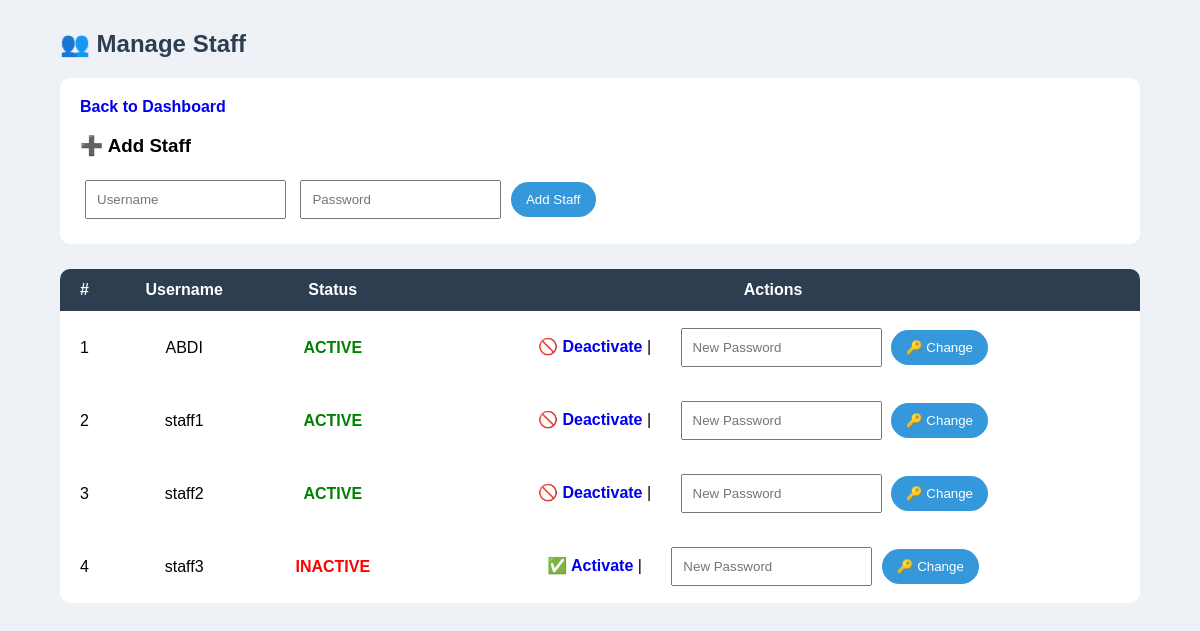
/manage_staff.php (signed in), run on the app's committed database.
### tables this page shows
CREATE TABLE `users` (
  `id` int(11) NOT NULL,
  `username` varchar(50) NOT NULL,
  `password` varchar(255) NOT NULL,
  `role` enum('admin','staff') NOT NULL DEFAULT 'staff',
  `created_at` timestamp NOT NULL DEFAULT current_timestamp(),
  `status` enum('active','inactive') NOT NULL DEFAULT 'active'
);

### manage_staff.php (the view, shortened to what this page needs)
<?php
include 'db.php';
$staff = $conn->query(
    "SELECT * FROM users WHERE role='staff' ORDER BY username"
);
?>
<!DOCTYPE html>
<html>
<head>
</head>
<body>
<div class="container">
<h2>👥 Manage Staff</h2>
<form method="POST">
    <a href="dashboard.php" class="btn-back">Back to Dashboard</a>
    <h3>➕ Add Staff</h3>
    <input type="text" name="username" placeholder="Username" required>
    <input type="password" name="password" placeholder="Password" required>
    <button name="add_staff">Add Staff</button>
</form>
<table>
<tr>
    <th>#</th>
    <th>Username</th>
    <th>Status</th>
    <th>Actions</th>
</tr>
<?php $i=1; while($row=$staff->fetch_assoc()): ?>
<tr>
    <td><?= $i++; ?></td>
    <td><?= $row['username']; ?></td>
    <td class="<?= $row['status']; ?>">
        <?= strtoupper($row['status']); ?>
    </td>
    <td>
        <a href="?toggle=<?= $row['id']; ?>">
            <?= $row['status']=='active' ? '🚫 Deactivate' : '✅ Activate'; ?>
        </a> |
        <form method="POST" style="display:inline;">
            <input type="password" name="new_password" placeholder="New Password" required>
            <button type="submit" name="change_password">🔑 Change</button>
        </form>
    </td>
</tr>
<?php endwhile; ?>
</table>
</div>
</body>
</html>

### manage_staff.php (style rules this page uses)
body { font-family: Arial; background:#eef2f7; margin:0; }
.container { width:90%; margin:30px auto; }
h2 { color:#2c3e50; }
form { background:white; padding:20px; border-radius:10px; margin-bottom:25px; }
input { padding:10px; margin:5px; }
button { padding:10px 15px; border:none; border-radius:20px; background:#3498db; color:white; cursor:pointer; }
table { width:100%; background:white; border-collapse:collapse; border-radius:10px; overflow:hidden; }
th { background:#2c3e50; color:white; padding:12px; }
td { padding:12px; text-align:center; }
.active { color:green; font-weight:bold; }
.inactive { color:red; font-weight:bold; }
a { text-decoration:none; font-weight:bold; }

### data on the page
users: username "ABDI", status "ACTIVE", shows "🚫 Deactivate"
users: username "staff1", status "ACTIVE", shows "🚫 Deactivate"
users: username "staff2", status "ACTIVE", shows "🚫 Deactivate"
users: username "staff3", status "INACTIVE", shows "✅ Activate"
